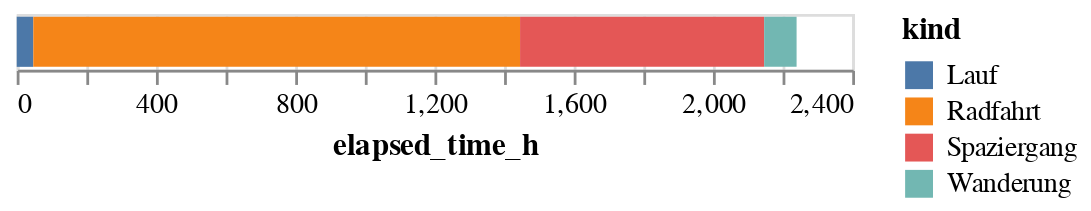

Here is the notebook cell this chart was saved with:
### Code cell
(alt.Chart(sums_per_kind).mark_bar().encode(alt.X("elapsed_time_h"), alt.Color("kind")))

### Figure 1 — Vega-Lite specification as saved in the notebook (floating-point values rounded to 4 significant figures)
{"config": {"view": {"continuousWidth": 300, "continuousHeight": 300}}, "data": {"name": "data-8528e85de7400484469db26de46e865f"}, "mark": {"type": "bar"}, "encoding": {"color": {"field": "kind", "type": "nominal"}, "x": {"field": "elapsed_time_h", "type": "quantitative"}}, "$schema": "https://vega.github.io/schema/vega-lite/v5.20.1.json", "datasets": {"data-8528e85de7400484469db26de46e865f": [{"kind": "Lauf", "calories": 1971.0, "commute": 0, "consider_for_achievements": 58, "steps": 26570.0, "id": 8620553670810399461, "distance_km": 337.6, "start_latitude": 2930.0, "end_latitude": 2930.0, "start_longitude": 523.1, "end_longitude": 523.1, "year": 117215, "month": 330, "isoyear": 117215, "isoweek": 1326, "elapsed_time_h": 47.69}, {"kind": "Radfahrt", "calories": 269500.0, "commute": 0, "consider_for_achievements": 1429, "steps": 0.0, "id": 4861832198917316084, "distance_km": 18490.0, "start_latitude": 72580.0, "end_latitude": 72580.0, "start_longitude": 10090.0, "end_longitude": 10090.0, "year": 2889081, "month": 9950, "isoyear": 2889080, "isoweek": 40564, "elapsed_time_h": 1398.0}, {"kind": "Spaziergang", "calories": 116900.0, "commute": 0, "consider_for_achievements": 1311, "steps": 1841000.0, "id": 3753791035320295463, "distance_km": 2587.0, "start_latitude": 66040.0, "end_latitude": 66040.0, "start_longitude": 10030.0, "end_longitude": 10030.0, "year": 2651714, "month": 8175, "isoyear": 2651713, "isoweek": 33137, "elapsed_time_h": 701.1}, {"kind": "Wanderung", "calories": 13880.0, "commute": 0, "consider_for_achievements": 36, "steps": 234700.0, "id": -5465079547078385012, "distance_km": 323.8, "start_latitude": 1785.0, "end_latitude": 1785.0, "start_longitude": 205.0, "end_longitude": 205.0, "year": 72808, "month": 194, "isoyear": 72808, "isoweek": 776, "elapsed_time_h": 93.2}]}}
